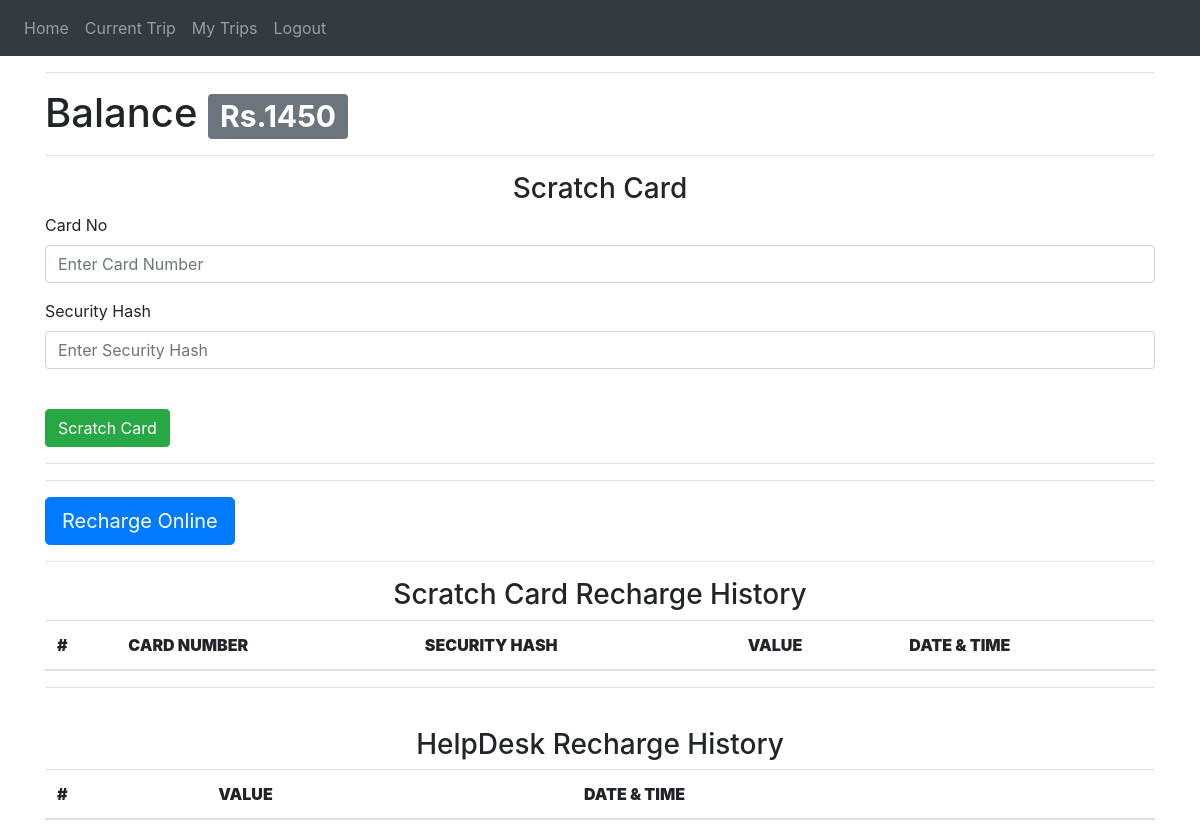
The app's page /user-wallet (signed in), older data.
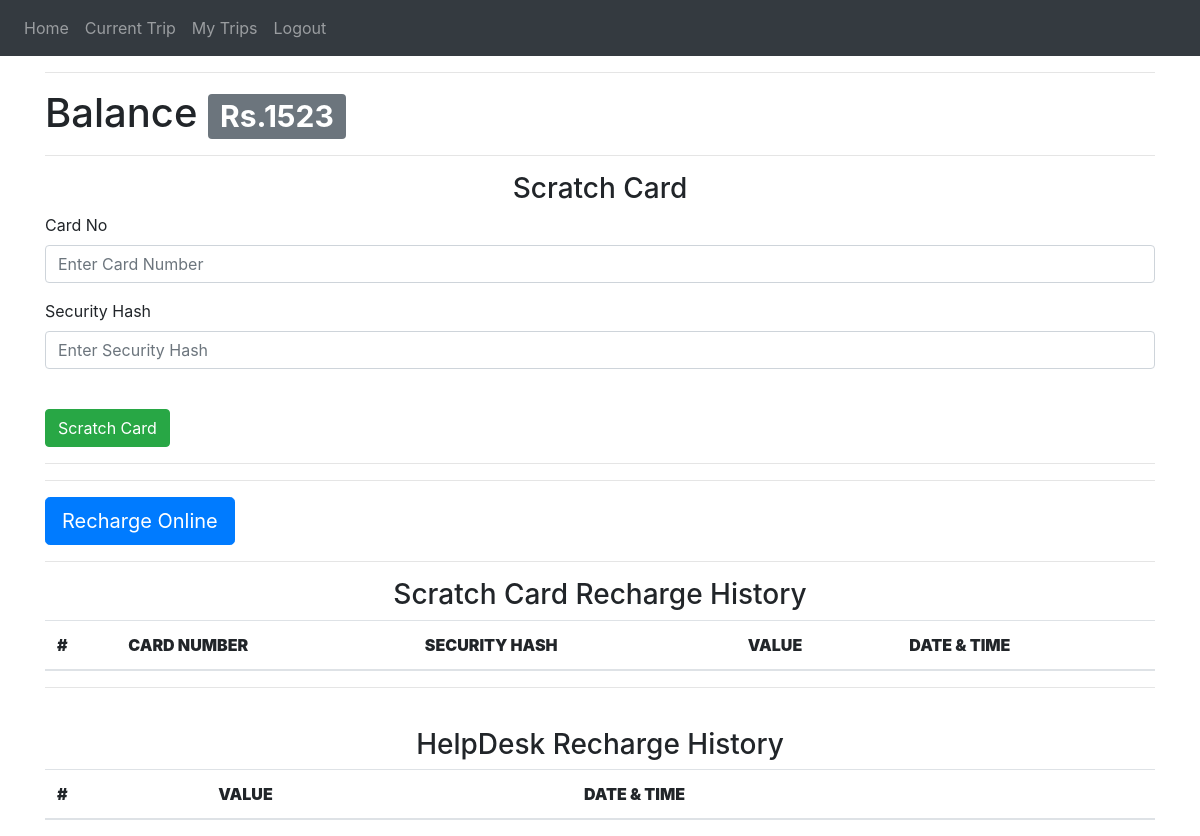
The same page, newer data.
### website/models.py (models this page shows)
class User(db.Model, UserMixin):
    id = db.Column(db.Integer, primary_key=True)
    email = db.Column(db.String(150), unique=True)
    password = db.Column(db.String(150))
    name = db.Column(db.String(150))
    phone_number = db.Column(db.String(10))
    type = db.Column(db.String(1))
    account_number = db.Column(db.String(10))
    balance = db.Column(db.Integer)
    scratch_cards = db.relationship('Scratch_card')
    helpdesk_recharges = db.relationship('Helpdesk_recharge')
    trips = db.relationship('Trip')

### website/views.py (the view, shortened to what this page needs)
@views.route('/user-wallet', methods=['GET', 'POST'])
@login_required
def user_wallet():
    history = current_user.scratch_cards
    help = current_user.helpdesk_recharges
    return render_template("user_wallet.html" , user = current_user , history=history , help = help )

### website/__init__.py (called while the page is built)
def create_app():
    app = Flask(__name__)
    app.config['SECRET_KEY'] = '#itsactuallyapassword'
    app.config['SQLALCHEMY_DATABASE_URI'] = f'sqlite:///{DB_NAME}'
    db.init_app(app)
    from .views import views
    from .auth import auth
    app.register_blueprint(views, url_prefix='/')
    app.register_blueprint(auth, url_prefix='/')
    from .models import User, Conductor_details
    create_database(app)
    login_manager = LoginManager()
    login_manager.login_view = 'auth.login'
    login_manager.init_app(app)
    @login_manager.user_loader
    def load_user(id):
        return User.query.get(int(id))
    return app

### website/templates/user_wallet.html (shortened to what this page needs)
{% extends "base.html" %}
{% block content %}
<hr>
<div>
  <h1>Balance <span class="badge badge-secondary">Rs.{{user.balance}}</span></h1>
<hr>
<form method="POST">
  <h3 align="center">Scratch Card</h3>
  <div class="form-group">
    <label for="from">Card No</label>
    <input
      type="text"
      class="form-control"
      id="card_number"
      name="card_number"
      placeholder="Enter Card Number"
    />
  </div>
  <div class="form-group">
    <label for="Security Hash">Security Hash</label>
    <input
      type="text"
      class="form-control"
      id="security_hash"
      name="security_hash"
      placeholder="Enter Security Hash"
    />
  </div>
  <br />
  <button type="submit" class="btn btn-primary btn-success">Scratch Card</button>
</form>
<hr>
<hr>
<div>
  <a class="btn btn-primary btn-lg " href="#" role="button">Recharge Online</a><br>
  <hr>
</div>
<div>
<h3 align="center">Scratch Card Recharge History</h3>
<table class="table table-striped">
  <thead>
    <tr>
      <th scope="col" ><b>#</b></th>
      <th scope="col"><b>CARD NUMBER</b></th>
      <th scope="col"><b>SECURITY HASH</b></th>
      <th scope="col"><b>VALUE</b></th>
      <th scope="col"><b>DATE & TIME</b></th>
    </tr>
  </thead>
</table>
</div>
<hr><br>
<div>
  <h3 align="center">HelpDesk Recharge History</h3>
  <table class="table table-striped">
    <thead>
      <tr>
        <th scope="col" ><b>#</b></th>
        <th scope="col"><b>VALUE</b></th>
        <th scope="col"><b>DATE & TIME</b></th>
      </tr>
    </thead>
  </table>
  </div>
{% endblock %}

Row changes from the older to the newer data that the page shows:
changed User: balance "1450" → "1523"
